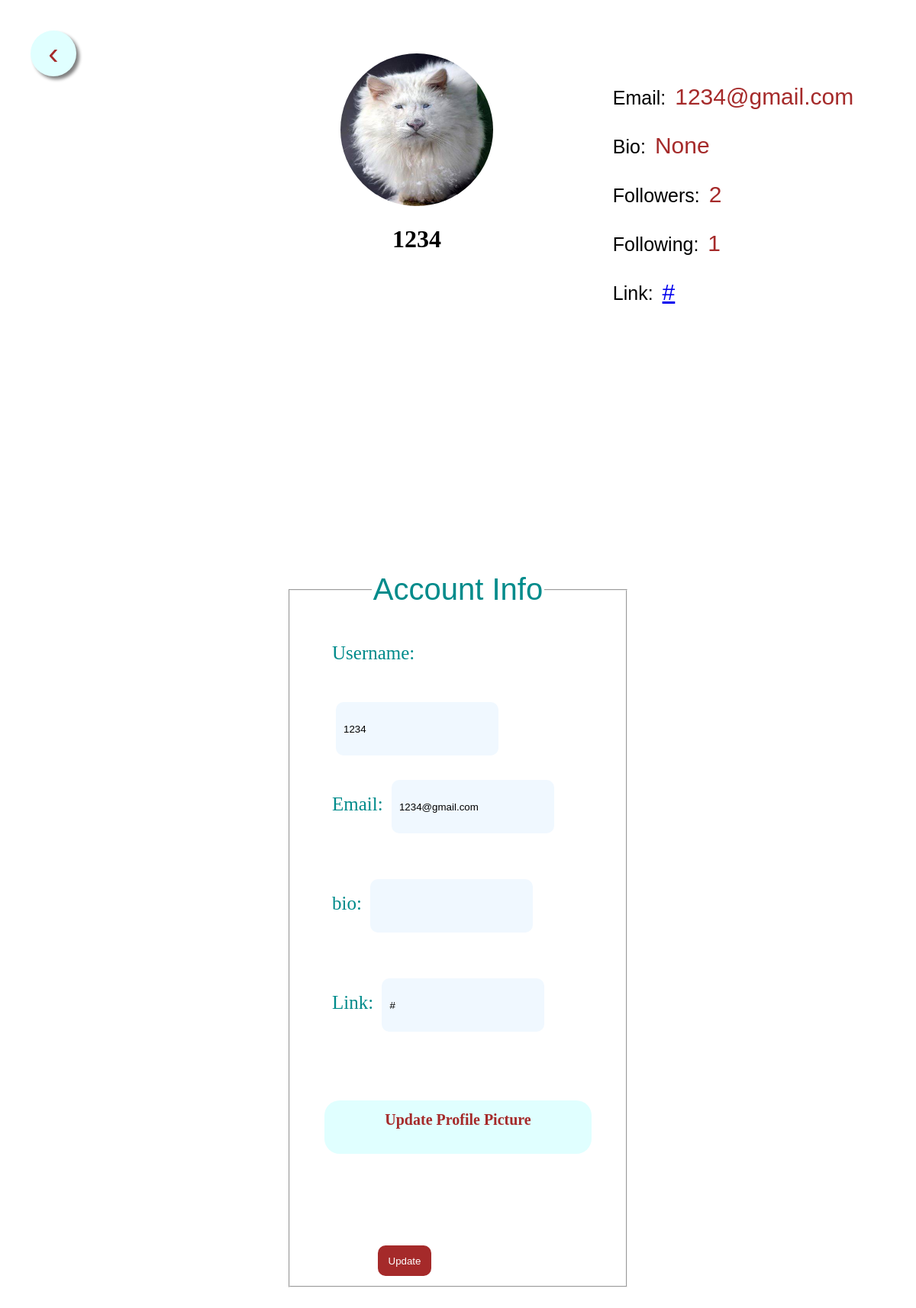
Page /account (signed in) on the committed database.
### Snap/models.py (models this page shows, shortened)
class User(db.Model,UserMixin):
    __tablename__= 'user'
    __searchable__= ['username']
    id = db.Column(db.Integer,primary_key=True)
    username = db.Column(db.String(20),unique=True, nullable=False)
    email = db.Column(db.String(120), unique=True, nullable=False)
    password = db.Column(db.String(40), nullable=False)
    image_file = db.Column(db.String(20),  nullable=False, default='default.jpg')
    image_url = db.Column(db.String(500))
    bio= db.Column(db.String(200))
    following_to = db.relationship('Following_to',backref='to_author', lazy='dynamic')
    Link_facebook = db.Column(db.String(120),default='#')
    Link_twitter = db.Column(db.String(120),default='#')
    Link_other = db.Column(db.String(120),default='#')
    post = db.relationship('Post', backref='author', lazy=True)
    def following_by_count(self, userid):
        return Following_to.query.filter_by(
                to_user=userid,
                ).count()
    def following_to_count(self, userid):
        return Following_to.query.filter_by(
                from_user_id=userid,
                ).count()

### Snap/routes.py (the view)
@app.route("/account", methods=['GET','POST'])
@login_required
def account():
    form = UpdateAccountForm()
    if form.validate_on_submit():
        if form.picture.data:
            picture_file = save_picture_profile(form.picture.data)
            current_user.image_file = picture_file
        current_user.username = form.username.data
        current_user.email = form.email .data
        current_user.bio = form.bio .data
        current_user.Link_facebook = form.link.data
        db.session.commit()
        return redirect(url_for('account'))
    elif request.method == 'GET':
        form.username.data = current_user.username
        form.email.data = current_user.email
        form.bio .data= current_user.bio
        form.link.data=current_user.Link_facebook
    image_file = url_for('static', filename='profile_pics/' + current_user.image_file)
    return render_template("account.html", title="Account",form=form ,image_file = image_file)

### Snap/forms.py (shortened to what this page needs)
class UpdateAccountForm(FlaskForm):
    username = StringField('Username', validators=[
                           DataRequired(), Length(min=4, max=20)])
    email = StringField('Email', validators=[DataRequired(), Email()])
    picture = FileField('Update Profile Picture', validators=[
                        FileAllowed(['jpg', 'png', 'jpeg'])])
    submit = SubmitField('Update')
    bio = StringField('bio', validators=[
                        Length(min=0, max=200)])
    link = StringField('Link', validators=[
                    Length(min=0, max=200)])

### Snap/models.py (called while the page is built)
@login_manager.user_loader
def load_user(user_id):
    return User.query.get(int(user_id))

### Snap/templates/account.html (shortened to what this page needs)
<!DOCTYPE html>
<html lang="en">
<head>
    <link href="./../static/css/layout.css" rel="stylesheet">
</head>
<body>
    <a style="border:none" href="{{ url_for('home')}}"><button class="back-button" >&#8249;</button></a>
    <div class="profile-container">
        <div class="profile-details-block">
            <div class="profile-image-container">
                {% if current_user.image_url %}
                <img src="{{current_user.image_url}}">
                {% else %}
                <img src=" static/profile_pics/{{ current_user.image_file }} ">
                {% endif %}
                <h1>{{ current_user.username }}</h1>
            </div>
        </div>
        <div class="profile-content-block">
            <ul>
                <li>
                    <p>
                        <span>Email: </span>{{current_user.email}}
                    </p>
                </li>
                <li>
                    <p>
                        <span>Bio: </span>{{current_user.bio}}
                    </p>
                </li>
                <li>
                    <p>
                        <span>Followers: </span>{{current_user.following_by_count(current_user.id)}}
                    </p>
                </li>
                <li>
                    <p>
                        <span>Following: </span>{{current_user.following_to_count(current_user.id)}}
                    </p>
                </li>
                <li>
                    <p>
                        <span>Link: </span><a href="{{current_user.Link_facebook}}">{{current_user.Link_facebook}}</a>
                    </p>
                </li>
            </ul>
        </div>
    </div>
    <div class="space-block"></div>
    <div class="update-profile-block">
        <form method="POST" id="form" enctype="multipart/form-data">
            <fieldset>
                <legend>Account Info</legend>
                <div class="content-section">
                    <div class="update-form-group">
                        {{ form.username.label(class="update-form-label") }}:
                        {% if form.username.errors %}
                        {{ form.username(class="update-form-input")}}:
                        <div>
                            {% for error in form.username.errors %}
                            <span>{{ error }}</span>
                            {% endfor %}
                        </div>
                        {% else %}
                        {{ form.username(class="update-form-input")}}
                        {% endif %}
                    </div>
                    <div class="update-form-group">
                        {{ form.email.label(class="update-form-label") }}:
                        {% if form.email.errors %}
                        {{ form.email(class="update-form-input") }}
                        <div>
                            {% for error in form.email.errors %}
                            <span>{{ error }}</span>
                            {% endfor %}
                        </div>
                        {% else %}
                        {{ form.email(class="update-form-input") }}
                        {% endif %}
                    </div>
                    <div class="update-form-group">
                        {{ form.bio.label(class="update-form-label") }}:
                        {% if form.bio.errors %}
                        {{ form.bio(class="update-form-input") }}
                        <div>
                            {% for error in form.bio.errors %}
                            <span>{{ error }}</span>
                            {% endfor %}
                        </div>
                        {% else %}
                        {{ form.bio(class="update-form-input") }}
                        {% endif %}
                    </div>
                    <div class="update-form-group">
                        {{ form.link.label(class="update-form-label") }}:
                        {% if form.link.errors %}
                        {{ form.link(class="update-form-input") }}
                        <div>
                            {% for error in form.link.errors %}
                            <span>{{ error }}</span>
                            {% endfor %}
                        </div>
                        {% else %}
                        {{ form.link(class="update-form-input") }}
                        {% endif %}
                    </div>
                    <div class="update-form-group-picture">
                        {{ form.picture.label(class="update-form-picture") }}
                    </div>
                    <div class="update-form-group">
                        {{ form.submit(class = "form-submit-button") }}
                    </div>
                </div>
            </fieldset>
        </form>
    </div>
</body>
</html>

### Snap/static/css/layout.css (style rules this page uses)
body { background-color: white; text-align: center; margin: 20px 20px; padding: 20px 20px; }
.form-submit-button { background-color: brown; height: 40px; width: 70px; border: none; color: white; border-radius: 10px; padding: 5px 5px; margin: auto 60px; margin-top: 100px; margin-bottom: 80px; outline: none !important; transform: scale(1.0); transition-duration: 0.5s; }
.profile-container { display: block; width: 100%; margin: 10px 10px; padding: 10px 10px; background-color: white; }
.profile-details-block { display: block; max-width: 40%; margin: auto auto; padding: 10px 10px; border-radius: 20px; }
.profile-image-container { float: left; text-align: center; border-radius: 20px; width: 300px; height: 300px; }
.profile-image-container img { border-radius: 50%; width: 200px; height: 200px; margin: auto auto; }
.profile-content-block { display: inline-block; background-color: white; padding: 10ps 10px; }
.profile-content-block ul { list-style: none; margin: 5px 5px; text-align: left; }
.profile-content-block ul li { margin: 5px 5px; font-size: 30px; color: brown; font-family: 'Gill Sans', 'Gill Sans MT', Calibri, 'Trebuchet MS', sans-serif; }
.profile-content-block ul li p span { margin: 5px 5px; font-size: 25px; color: black; font-family: 'Gill Sans', 'Gill Sans MT', Calibri, 'Trebuchet MS', sans-serif; }
.space-block { width: 100%; height: 300px; background-color: white; }
.update-profile-block { display: block; width: 40%; margin: auto auto; }
.update-profile-block fieldset { font-size: 20px; color: darkcyan; }
.update-profile-block fieldset legend { font-size: 40px; color: darkcyan; font-family: 'Gill Sans', 'Gill Sans MT', Calibri, 'Trebuchet MS', sans-serif; }
.update-form-group { padding: 10px 10px; margin: 10px 10px; text-align: center; height: 100px; font-size: 25px; text-align: left; }
.content-section { margin: 10px 10px; padding: 10px 10px; }
.update-form-input { background-color: aliceblue; height: 60px; width: 60%; border: none; border-radius: 10px; padding: 5px 5px; padding-left: 10px; margin: 50px 5px; align-self: center; }
.update-form-group-picture { padding: 10px 10px; margin: 10px 10px; margin-top: 100px; text-align: center; height: 50px; font-size: 25px; background-color: lightcyan; border-radius: 20px; }
.update-form-picture { margin: 20px 20px; padding: 20px 20px; height: 100px; margin-top: 100px; text-align: center; color: brown; font-weight: bold; font-size: 20px; }
.back-button { float: left; height: 60px; width: 60px; background-color: lightcyan; text-align: center; border: none; color: brown; font-size: 40px; border-radius: 50%; box-shadow: 4px 4px 4px gray; }

### rows in the picture
User: image_file (placeholder picture), username "1234", email "1234@gmail.com", bio "None", following_to_count "1", Link_facebook "#"

### other values in the picture
{{ current_user.following_by_count(current_user.id) }} "2"
